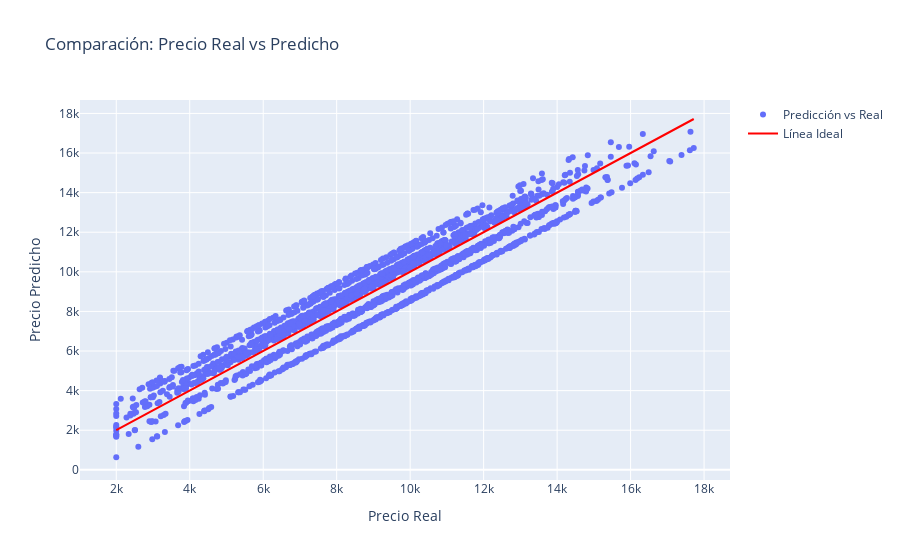

Notebook code cell kept with this figure:
### Code cell
fig = go.Figure()

fig.add_trace(go.Scatter(x=y_test, y=y_pred, mode="markers", name="Predicción vs Real"))
fig.add_trace(go.Scatter(x=y_test, y=y_test, mode="lines", name="Línea Ideal", line=dict(color="red")))

fig.update_layout(title="Comparación: Precio Real vs Predicho",
                  xaxis_title="Precio Real",
                  yaxis_title="Precio Predicho")

if kaggle:
    fig.show(renderer='iframe_connected')
else:
    fig.show()

### Figure 1 — Plotly figure (JSON) as saved in the notebook; plotly's stock layout.template omitted (floating-point values rounded to 4 significant figures; data arrays with more than 128 entries replaced by an {"elided": "..."} marker saying what was removed)
{"data": [{"mode": "markers", "name": "Predicción vs Real", "type": "scatter", "x": {"elided": "2000 int values"}, "y": {"elided": "2000 float values"}}, {"line": {"color": "red"}, "mode": "lines", "name": "Línea Ideal", "type": "scatter", "x": {"elided": "2000 int values"}, "y": {"elided": "2000 int values"}}], "layout": {"title": {"text": "Comparación: Precio Real vs Predicho"}, "xaxis": {"title": {"text": "Precio Real"}}, "yaxis": {"title": {"text": "Precio Predicho"}}}}
